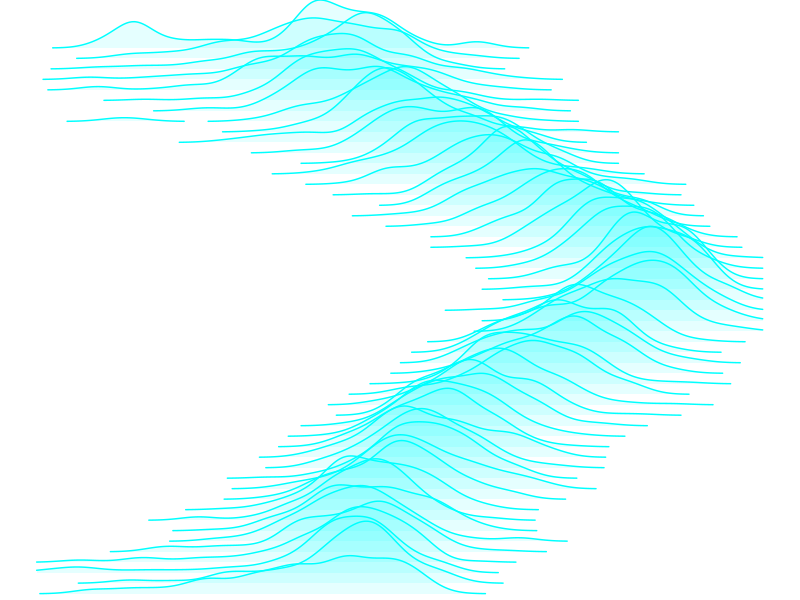
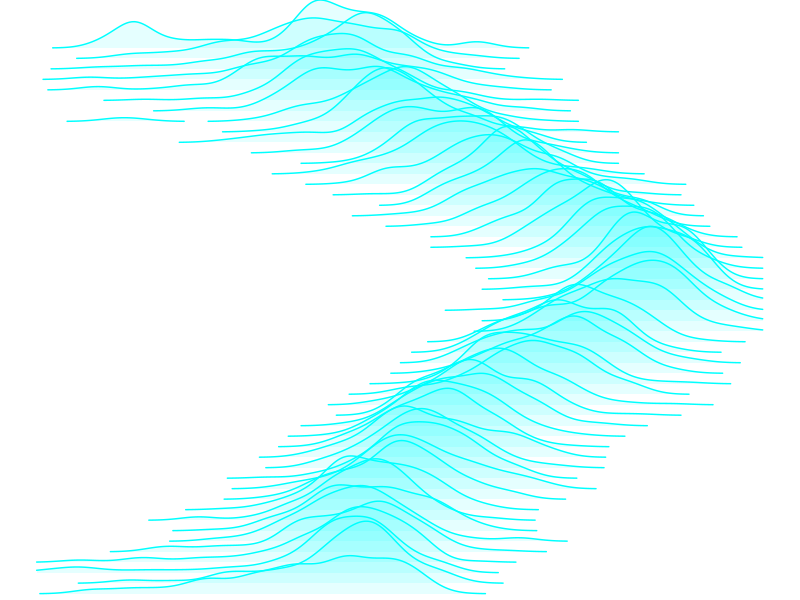

Source code (R) for these figures, in order:

library(ggridges); library(readxl); library(lubridate); 
library(dplyr); library(ggplot2); library(tidyr)


mydata2 <- read_excel("assets/media/homespun/environmental_data.xlsx") %>% 
  mutate(month = month(DateTime, label = TRUE), 
         year = as.character(year(DateTime)), 
         week = as.factor(week(DateTime)))


ggplot(mydata2, aes(x = nmpi_mn, y = week)) +
  geom_density_ridges(scale = 7, rel_min_height = .001,
                      fill = "cyan", color = "transparent", alpha = 0.1) + 
  geom_density_ridges(scale = 7, rel_min_height = 0.001, size = .3,
                      fill = "transparent", color = "cyan") + 
  xlim(c(-10,75)) +
  theme_void() + 
  theme(panel.background = element_rect(fill = 'transparent', color = NA))
  

ggsave("assets/media/homespun/hero.png", width = 4, height = 6)
#goes in content/home